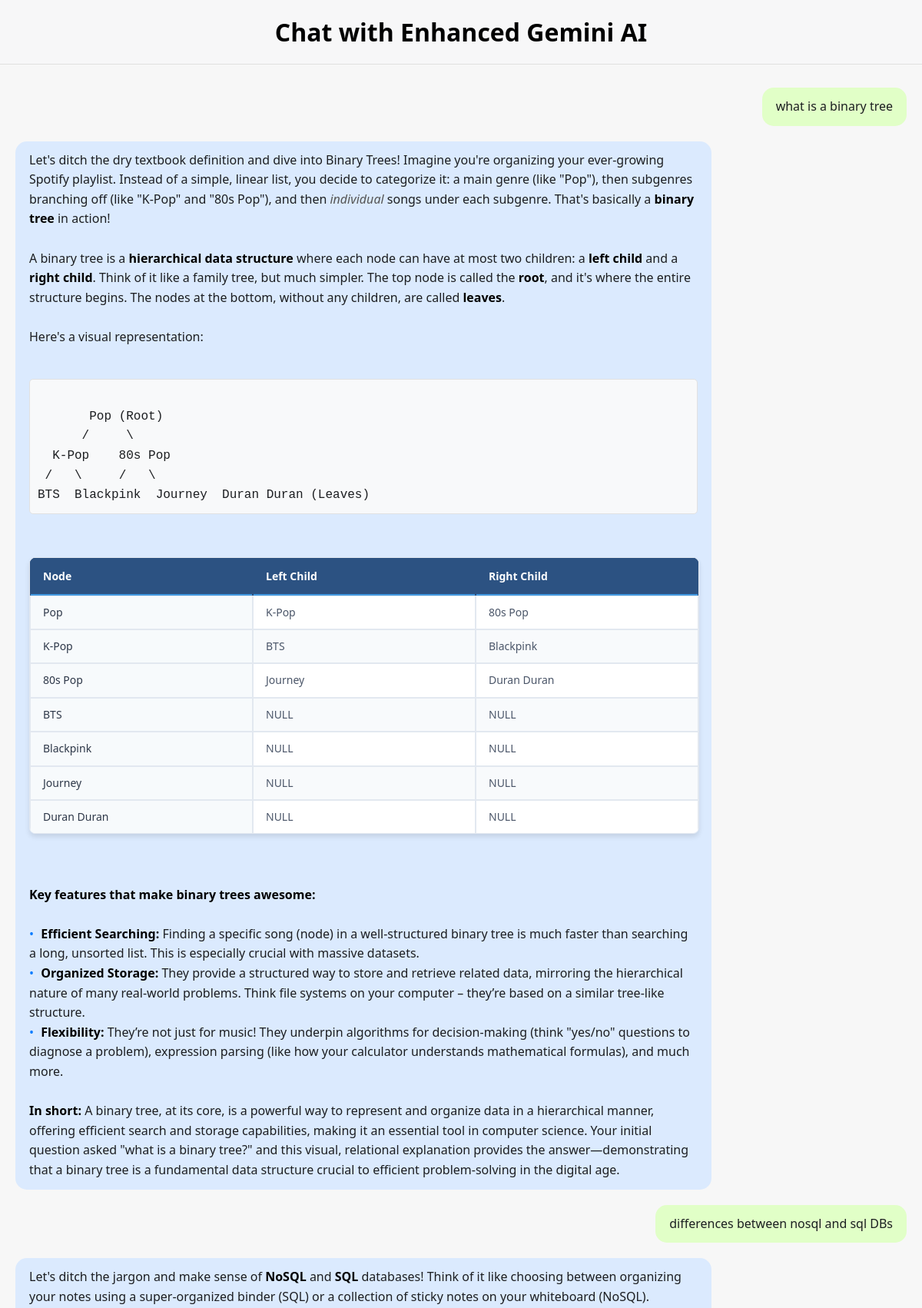
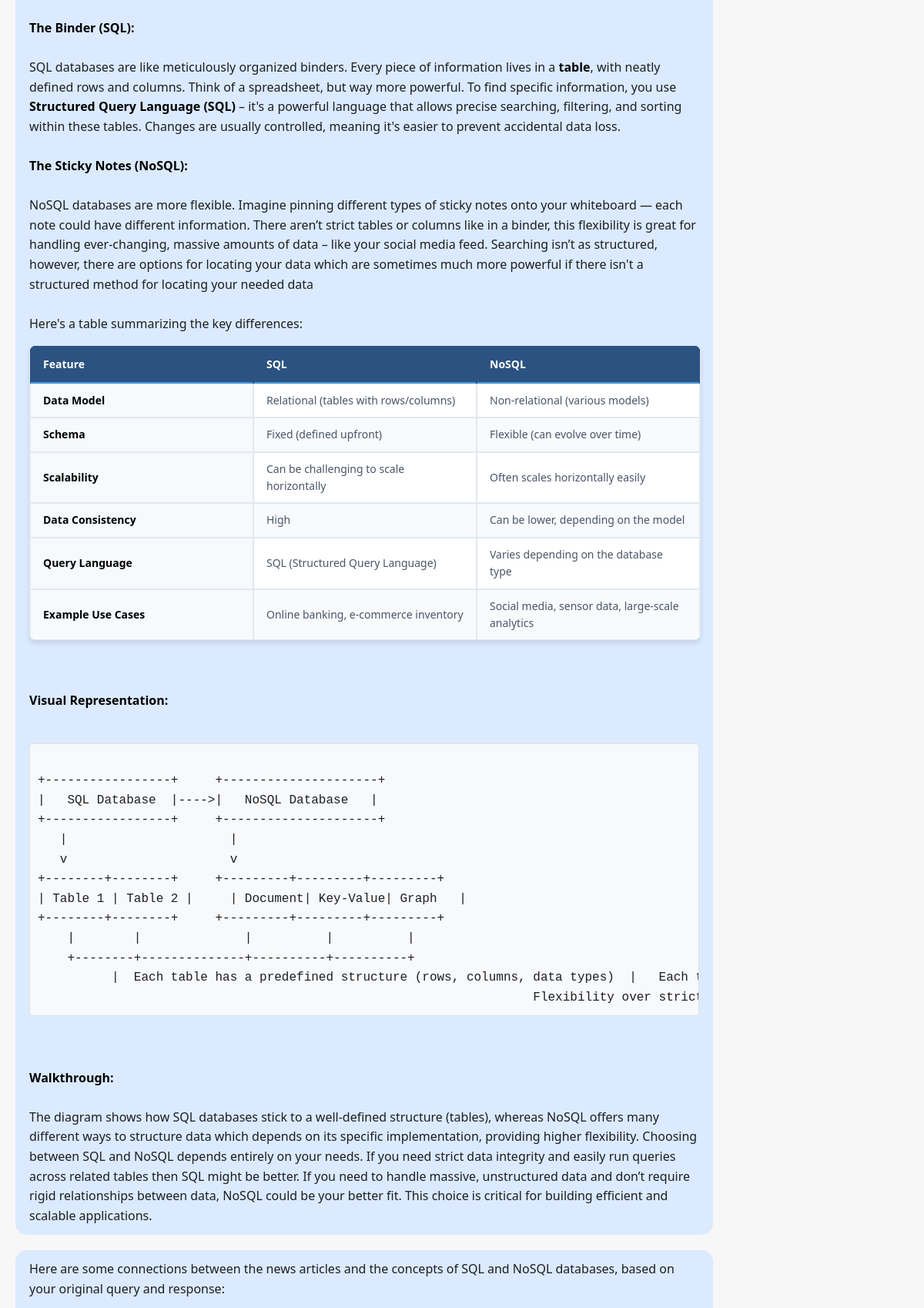
The page / (upper part) on the database its author committed (2 pictures, top to bottom).
### tables this page shows
CREATE TABLE chat_history (
            id INTEGER PRIMARY KEY AUTOINCREMENT,
            message_type TEXT,
            message_text TEXT,
            timestamp DATETIME DEFAULT CURRENT_TIMESTAMP
        );

### app/app.py (the view, shortened to what this page needs)
@app.route("/", methods=["GET", "POST"])
def index():
    chat_history = get_chat_history(limit=10)
    return render_template("app.html", chat_history=chat_history)

### app/app.py (called while the page is built)
def get_chat_history(limit):
    conn = sqlite3.connect("chat_history.db")
    cursor = conn.cursor()
    cursor.execute("SELECT message_type, message_text FROM chat_history ORDER BY id DESC LIMIT ?", (limit,))
    rows = cursor.fetchall()
    conn.close()
    return [{"type": row[0], "text": row[1]} for row in rows][::-1]  # reverse to maintain order

### app/templates/app.html (shortened to what this page needs)
<!doctype html>
<html lang="en">
<head>
    <link rel="stylesheet" href="{{ url_for('static', filename='app.css') }}">
</head>
<body>
    <div class="container">
        <h1>Chat with Enhanced Gemini AI</h1>
        <div class="chat-box" id="chat-box">
            {% for message in chat_history %}
                <div class="message {{ message.type }}">
                    {% autoescape false %}{{ message.text }}{% endautoescape %}
                </div>
            {% endfor %}
        </div>
    </div>
</body>
</html>

### app/static/app.css (style rules this page uses)
body { font-family: 'Segoe UI', sans-serif; background-color: #f7f7f8; color: #1c1e21; margin: 0; height: 100vh; display: flex; flex-direction: column; }
.container { display: flex; flex-direction: column; width: 100%; height: 100vh; margin: auto; box-shadow: none; padding: 0; }
.chat-box { flex-grow: 1; overflow-y: auto; border-top: 1px solid #e0e0e0; padding: 20px; background-color: #f7f7f7; display: flex; flex-direction: column; height: calc(100vh - 150px); }
h1, h2, h3, h4, h5, h6 { color: #000000; font-weight: 600; }
h1 { text-align: center; margin: 20px 0; }
.message { max-width: 75%; padding: 12px 18px; margin: 10px 0; border-radius: 15px; line-height: 1.6; word-wrap: break-word; font-size: 16px; }
.message.user { align-self: flex-end; background-color: #e1ffc7; }
.message.ai { align-self: flex-start; background-color: #dbeafe; }
.bold-text.clickable-word { font-weight: bold; color: black; text-decoration: none; cursor: pointer; }
.italic-text { font-style: italic; color: #555; }
.bullet { color: #007bff; font-weight: normal; margin-right: 5px; }
.code-block { background-color: #f8f9fa; border: 1px solid #e1e1e1; border-radius: 5px; padding: 10px; font-family: "Courier New", Courier, monospace; overflow-x: auto; }
.message.ai .table-wrapper { margin: 15px 0; overflow-x: auto; border-radius: 8px; box-shadow: 0 4px 6px rgba(0, 0, 0, 0.1); border: 1px solid #e2e8f0; width: 100%; }
.message.ai .gemini-table { width: 100%; border-collapse: separate; border-spacing: 0; background-color: white; font-size: 14px; margin: 0; table-layout: fixed; }
.message.ai .gemini-table th { background-color: #2c5282; color: white; font-weight: 600; padding: 12px 16px; text-align: left; border: 1px solid #2c5282; position: relative; }
.message.ai .gemini-table th:after { content: ''; position: absolute; bottom: -1px; left: 0; width: 100%; height: 2px; background-color: #4299e1; }
.message.ai .gemini-table td { padding: 10px 16px; border: 1px solid #e2e8f0; color: #4a5568; word-wrap: break-word; overflow-wrap: break-word; }
.message.ai .gemini-table tbody tr:nth-child(even) { background-color: #f8fafc; }
.message.ai .gemini-table tbody tr:last-child td { border-bottom: none; }
.message.ai .gemini-table thead tr { background: linear-gradient(180deg, #2c5282 0%, #2a4365 100%); }
.message.ai .gemini-table td:first-child { font-weight: 500; color: #2d3748; background-color: #f7fafc; }
.clickable-word { cursor: pointer; color: blue; text-decoration: underline; }

### rows shown on the page
chat_history: text "what is a binary tree"
chat_history: text "Let's ditch the dry textbook definition and dive into Binary Trees! Imagine you're organizing your ever-growing Spotify playlist. Instead of a simple, linear list, you decide to categorize it: a main genre (like \"Pop\"), then subgenres branching off (like \"K-Pop\" and \"80s Pop\"), and then individual songs under each subgenre. That's basically a binary tree in action! A binary tree is a hierarchical data structure where each node can have at most two children: a left child and a right child . Think of it like a family tree, but much simpler. The top node is called the root , and it's where the entire structure begins. The nodes at the bottom, without any children, are called leaves . Here's a…"
chat_history: text "differences between nosql and sql DBs"
chat_history: text "Let's ditch the jargon and make sense of NoSQL and SQL databases! Think of it like choosing between organizing your notes using a super-organized binder (SQL) or a collection of sticky notes on your whiteboard (NoSQL). The Binder (SQL): SQL databases are like meticulously organized binders. Every piece of information lives in a table , with neatly defined rows and columns. Think of a spreadsheet, but way more powerful. To find specific information, you use Structured Query Language (SQL) – it's a powerful language that allows precise searching, filtering, and sorting within these tables. Changes are usually controlled, meaning it's easier to prevent accidental data loss. The Sticky Notes…"
chat_history: text "Here are some connections between the news articles and the concepts of SQL and NoSQL databases, based on your original query and response:"
